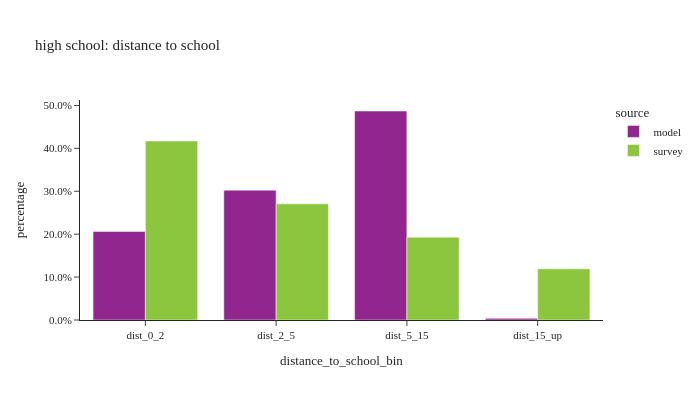

The notebook cell saved with this chart:
### Code cell
# distance to school: high school
util.plot_share_barchart(per_data.loc[(per_data['pstudent']==1) & (per_data['age']>14)], 'person_weight', 'distance_to_school_bin', title="high school: distance to school")

### Figure 1 — Plotly figure (JSON) as saved in the notebook; plotly's stock layout.template omitted (floating-point values rounded to 4 significant figures)
{"data": [{"alignmentgroup": "True", "customdata": [[37094], [54366], [87492], [696]], "hovertemplate": "source=model<br>distance_to_school_bin=%{x}<br>percentage=%{y}<br>sample_size=%{customdata[0]}<extra></extra>", "legendgroup": "model", "marker": {"color": "#91268F", "pattern": {"shape": ""}}, "name": "model", "offsetgroup": "model", "orientation": "v", "showlegend": true, "textposition": "auto", "type": "bar", "x": ["dist_0_2", "dist_2_5", "dist_5_15", "dist_15_up"], "xaxis": "x", "y": [0.2065, 0.3026, 0.487, 0.003874], "yaxis": "y"}, {"alignmentgroup": "True", "customdata": [[35], [27], [13], [4]], "hovertemplate": "source=survey<br>distance_to_school_bin=%{x}<br>percentage=%{y}<br>sample_size=%{customdata[0]}<extra></extra>", "legendgroup": "survey", "marker": {"color": "#8CC63E", "pattern": {"shape": ""}}, "name": "survey", "offsetgroup": "survey", "orientation": "v", "showlegend": true, "textposition": "auto", "type": "bar", "x": ["dist_0_2", "dist_2_5", "dist_5_15", "dist_15_up"], "xaxis": "x", "y": [0.4171, 0.2706, 0.193, 0.1192], "yaxis": "y"}], "layout": {"barmode": "group", "height": 400, "legend": {"title": {"text": "source"}, "tracegroupgap": 0}, "title": {"text": "high school: distance to school"}, "width": 700, "xaxis": {"anchor": "y", "domain": [0.0, 1.0], "title": {"text": "distance_to_school_bin"}}, "yaxis": {"anchor": "x", "domain": [0.0, 1.0], "tickformat": ".1%", "title": {"text": "percentage"}}}}
